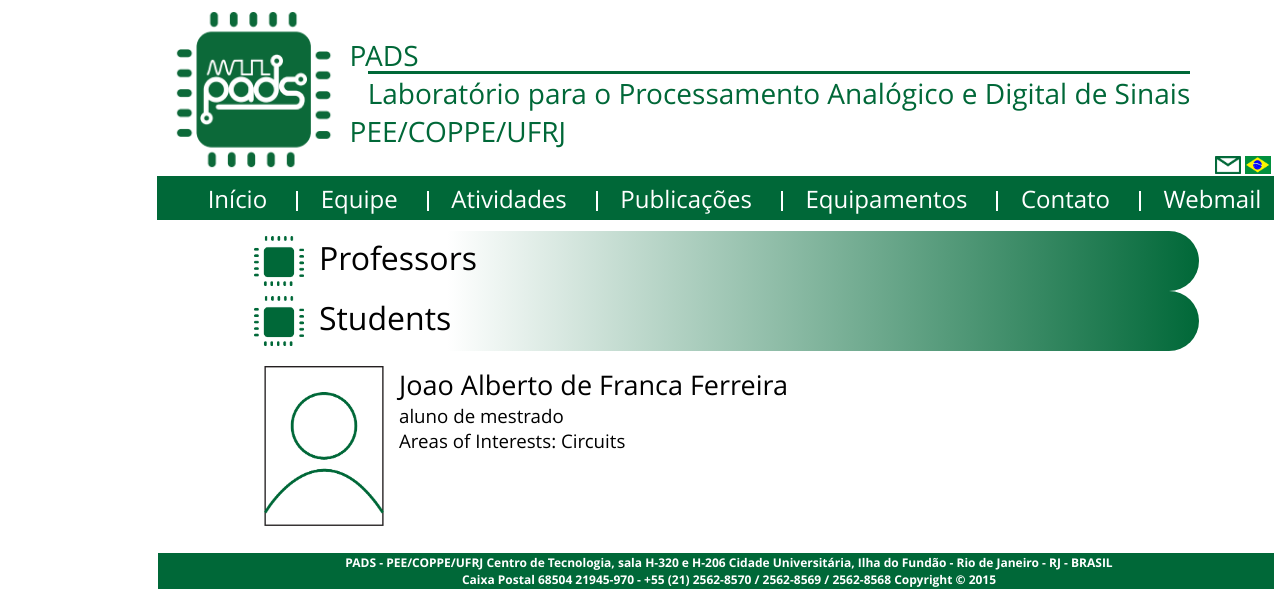
The page /pads/equipe/ on the database as committed earlier.
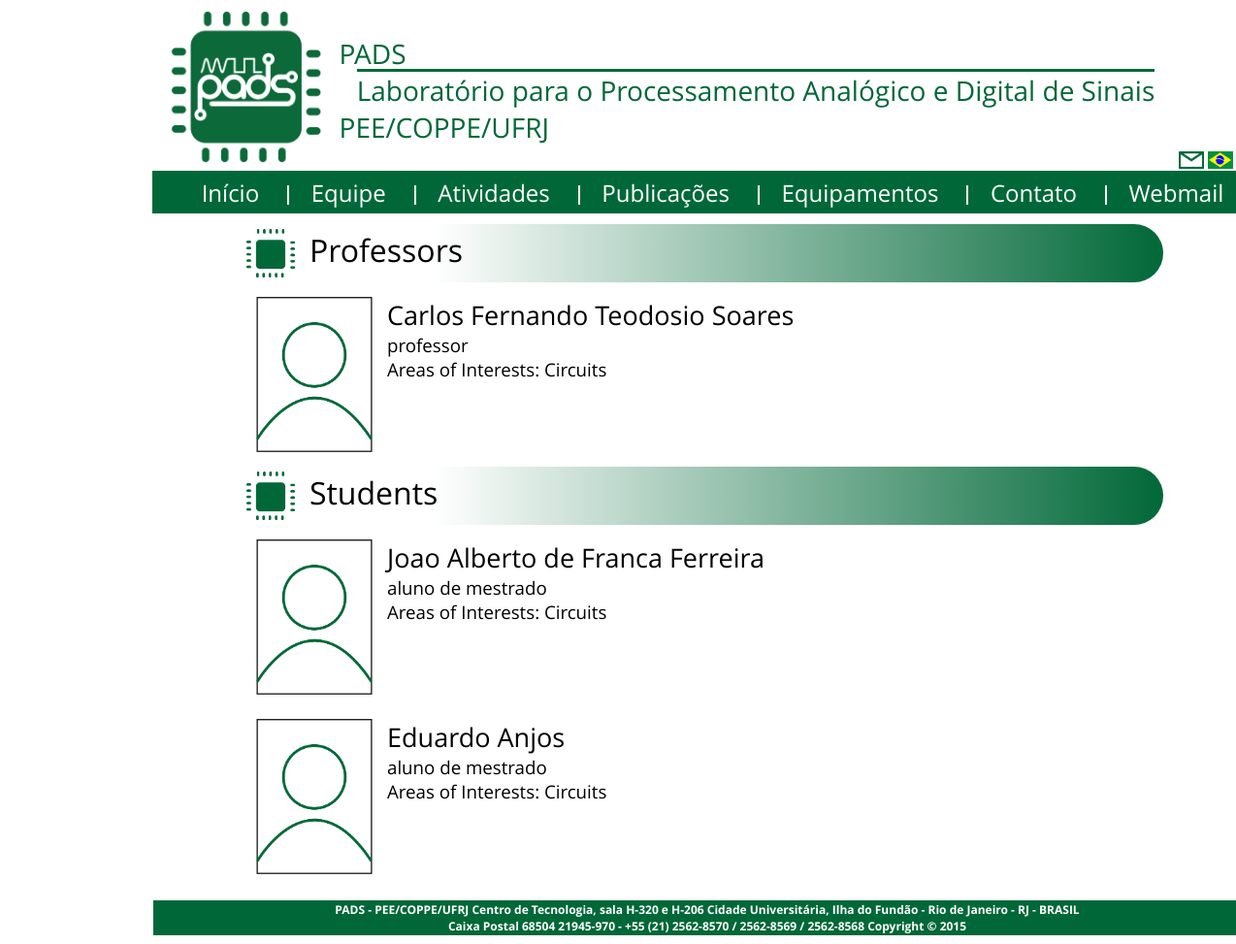
The same page on the database as committed later.
### pads/models.py (models this page shows, shortened)
class Usuario(models.Model):
    nome = models.CharField(max_length=200)
    cargo = models.ForeignKey(Cargo) # {professor; aluno de graduacao/mestrado/doutorado; visitante; administrador da rede}
    status = models.ForeignKey(Status) # {ativo; aposentado; ex-aluno}

class Cargo(models.Model):
    cargo = models.CharField(max_length=50)
    def __unicode__(self):
        return self.cargo

### pads/views.py (the view)
def equipe(request):
    professor_lista = Usuario.objects.filter(cargo__cargo__startswith='professor')
    aluno_lista = Usuario.objects.filter(cargo__cargo__startswith='aluno')
    context = {'professor_lista': professor_lista,
               'aluno_lista': aluno_lista,}
    return render(request, 'pads/equipe_pt.html', context)

### pads/templates/pads/equipe_pt.html (shortened to what this page needs)
{% load staticfiles %}
<!DOCTYPE html>
<html>
  <head>
	<link href="{% static "pads/css/opensans.css" %}" rel='stylesheet' type='text/css'>
	<link href="{% static "pads/css/main.css" %}" rel="stylesheet">
  </head>
  <body>
   <div id="pagina">
		<table>
				<thead>
					<tr>
						<th>
							<div id="header-logo">
								<img class ="logo" src="{% static "pads/figuras/logo1.png" %}" alt="Logo do PADS">
							</div>
						</th>
						<th>
							<div id="header-name" class="color-theme-name">
									<p>PADS</p>
									<p  class="top-border">Laboratório para o Processamento  Analógico e Digital de Sinais</p>
									<p>PEE/COPPE/UFRJ</p>
							</div>
						</th>
						<th class="valign_bottom">
							<div id="header-languages">
									<a href="https://webmail.pads.ufrj.br/cgi-bin/openwebmail/openwebmail.pl"><img src="{% static "pads/figuras/icon_mail.png" %}" alt="pt"></a>
									<a href="{% url 'main_pt' %}"><img src="{% static "pads/figuras/pt.jpg" %}" alt="pt"></a>
							</div>
						</th>
					</tr>
					<tr>
						<th colspan="3" class="nav color-theme">
									<ul>
										<li> <a href="{% url 'main_pt' %}" > Início </a> </li>
										<li> <a href="{% url 'equipe' %}" > Equipe </a></li>
										<li> <a href=# > Atividades </a></li>
										<li> <a href=# > Publicações </a></li>
										<li> <a href="{% url 'equipamentos' %}" > Equipamentos </a></li>
										<li> <a href=# > Contato </a></li>
										<li> <a href="https://webmail.pads.ufrj.br/cgi-bin/openwebmail/openwebmail.pl" > Webmail </a></li>
									</ul>
						</th>
					</tr>
				</thead>
				<tbody>
					<tr>
						<td colspan="3">
							<div id="main">
								<div class="title_h1">
									<img src="{% static "pads/figuras/header_icon.png" %}"/>
									<h1>Professors </h1>
								</div>
								{% if professor_lista %}
								<div id="user">
									<div id="user_photo">
										<img class="photo" src="{% static "pads/figuras/Users/users_logo.png" %}" alt="User">
									</div>
									<div id="user_info">
										<ul>
										{% for professor in professor_lista %}
											<li class="name"> {{ professor.nome }} </li>
											<li class="other"> {{ professor.cargo }} </li>
											<li class="other"> Areas of Interests: Circuits </li>
										{% endfor %}
										</ul>
									</div>
								</div>
								{% endif %}
								<div class="title_h1">
									<img src="{% static "pads/figuras/header_icon.png" %}"/>
									<h1>Students </h1>
								</div>
								{% if aluno_lista %}
									{% for aluno in aluno_lista %}
									<div id="user">
										<div id="user_photo">
											<img class="photo" src="{% static "pads/figuras/Users/users_logo.png" %}" alt="User">
										</div>
										<div id="user_info">
											<ul>
												<li class="name"> {{ aluno.nome }} </li>
												<li class="other"> {{ aluno.cargo }} </li>
												<li class="other"> Areas of Interests: Circuits </li>
											</ul>
										</div>
									</div>
									{% endfor %}
								{% endif %}
							</div>
						</td>
					</tr>
					<tr>
						<td colspan="3">
							<div class="nav color-theme">
									<p id="bottom">PADS   -   PEE/COPPE/UFRJ   Centro de Tecnologia, sala H-320 e H-206   Cidade Universitária, Ilha do Fundão   -   Rio de Janeiro   -   RJ   -   BRASIL <br>
									Caixa Postal 68504 21945-970 - +55 (21) 2562-8570 / 2562-8569 / 2562-8568  Copyright © 2015 </p>
							</div>
						</td>
					</tr>
				</tbody>
        </table>
   </body>
</html>

Rows that differ between the two databases and show on the page:
added Usuario: nome "Carlos Fernando Teodosio Soares", cargo "professor", shown under "Professors"
added Usuario: nome "Eduardo Anjos", cargo "aluno de mestrado", shown under "Students"
